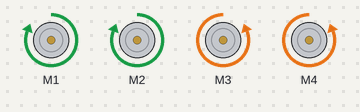
Recording of a sketch running on a simulated Arduino Uno, built with avr-gcc and run on an emulated ATmega328P. Shown: 4 × DC motor (green arrow = forward, orange = backward, longer = faster).

Above: at 0.1 s.
Timing chart, 0 to 1.6 s (numbered marks = the images above):
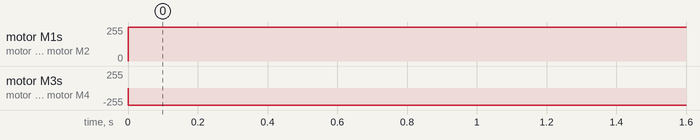

Measured:
- by itself, motor M1, motor M2: stopped → forward 255/255 at 0.00 s
- by itself, motor M3, motor M4: stopped → backward 255/255 at 0.00 s

The sketch:

sketch_car_robot.ino
```cpp
#include <AFMotor.h>
AF_DCMotor m1(1,MOTOR12_2KHZ);
AF_DCMotor m2(2,MOTOR12_2KHZ);
AF_DCMotor m3(3,MOTOR12_2KHZ);
AF_DCMotor m4(4,MOTOR12_2KHZ);
void setup() {
  // put your setup code here, to run once:

}

void loop() {
  // put your main code here, to run repeatedly:
m1.setSpeed(255);
m1.run(FORWARD);
m2.setSpeed(255);
m2.run(FORWARD);
m3.setSpeed(255);
m3.run(BACKWARD);
m4.setSpeed(255);
m4.run(BACKWARD);
delay(1000);
}
```
